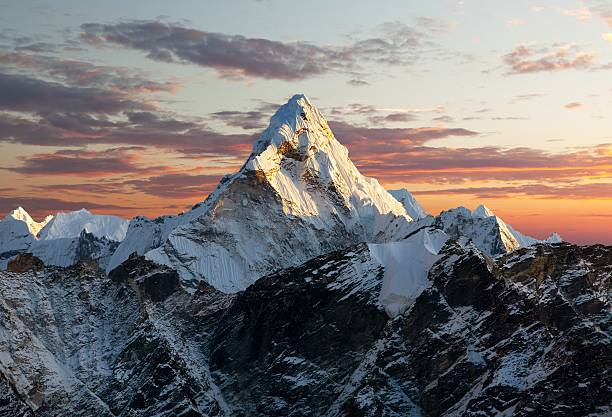
#> input picture tuan4/hinh.jpg, 612 x 417 px; the run also reads 1 picture not shown here
$ jupyter execute tuan4.ipynb
#> lines starting #> are read from the running program, lines starting #| are printed output that depends on the picture
[cell 1]
#bài 1
import os
from PIL import Image
import numpy as np
import matplotlib.pyplot as plt
import cv2

def image_inverse(img):
    return 255 - img

def gamma_correction(img, gamma=2.2):
    img_norm = img / 255.0
    img_gamma = np.power(img_norm, gamma)
    return np.uint8(img_gamma * 255)

def log_transformation(img):
    c = 255 / np.log(1 + np.max(img))
    img_log = c * np.log(1 + img)
    return np.uint8(img_log)

def histogram_equalization(img):
    return cv2.equalizeHist(img)

def contrast_stretching(img):
    a, b = np.min(img), np.max(img)
    stretched = (img - a) * (255 / (b - a))
    return np.uint8(stretched)

def process_and_save(img_path, func, suffix):
    img = Image.open(img_path).convert('L')  # Đọc ảnh và chuyển sang xám
    img_np = np.array(img)
    img_trans = func(img_np)

    # Tạo thư mục output nếu chưa có
    out_folder = './output'
    if not os.path.exists(out_folder):
        os.makedirs(out_folder)

    # Lưu ảnh kết quả
    out_path = os.path.join(out_folder, os.path.basename(img_path).replace('.jpg', f'_{suffix}.jpg'))
    Image.fromarray(img_trans).save(out_path)

    # Hiển thị ảnh
    plt.imshow(img_trans, cmap='gray')
    plt.title(f"{os.path.basename(img_path)} - {suffix}")
    plt.axis('off')
    plt.show()

def main():
    img_path = './hinh.jpg'  # Đường dẫn file ảnh, chỉnh đúng thư mục chứa file nếu cần

    if not os.path.exists(img_path):
        print("Không tìm thấy ảnh:", img_path)
        return

    print("Xử lý ảnh:", img_path)

    # Gọi lần lượt các hàm xử lý và lưu kết quả
    process_and_save(img_path, image_inverse, 'inverse')
#> in image_inverse, `return 255 - img`:
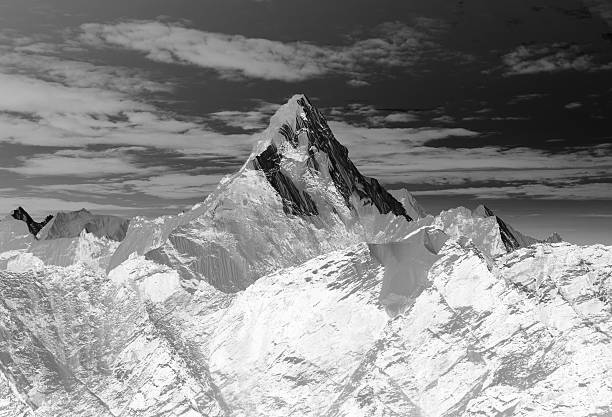
#> returned value: shape (417, 612); min 0, max 255, mean 139.6
    process_and_save(img_path, lambda img: gamma_correction(img, 2.2), 'gamma')
#> call 2 of process_and_save, with img_path = './hinh.jpg', suffix = 'gamma'
#> in process_and_save (call 2), `img_trans = func(img_np)`:
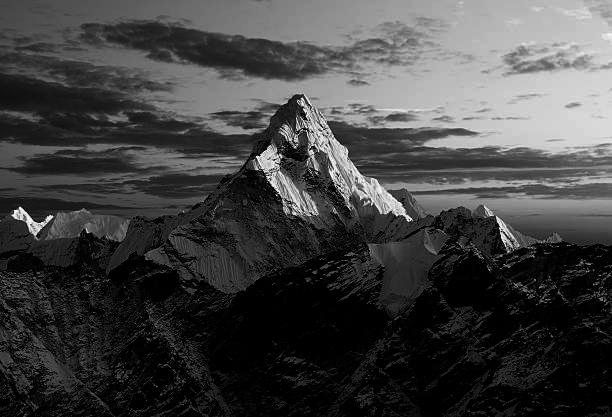
#> img_trans: shape (417, 612); min 0, max 255, mean 65.6
    process_and_save(img_path, log_transformation, 'log')
#> in log_transformation, `c = 255 / np.log(1 + np.max(img))`: c = 45.99
#> in log_transformation, `img_log = c * np.log(1 + img)`:
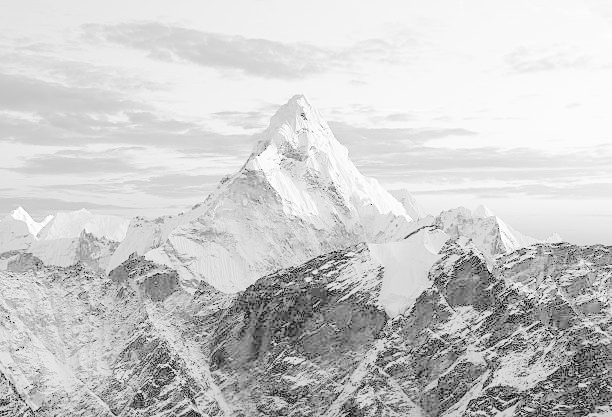
#> img_log: shape (417, 612) float16; 0% of the values are NaN or infinite; the others: min 0, max 255, mean 202.6; drawn with min black, max white, NaN and infinite black
    process_and_save(img_path, histogram_equalization, 'histeq')
#> in histogram_equalization, `return cv2.equalizeHist(img)`:
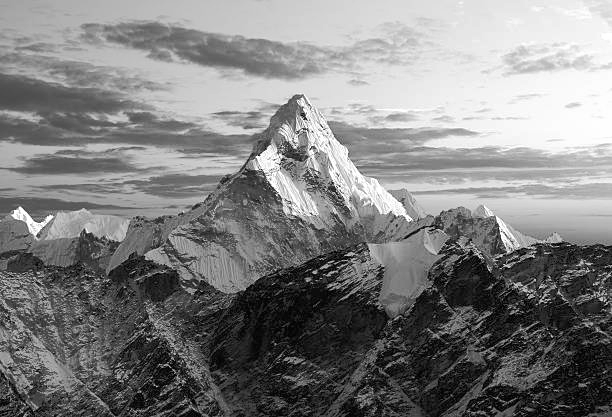
#> returned value: shape (417, 612); min 0, max 255, mean 128
    process_and_save(img_path, contrast_stretching, 'contrast')
#> in contrast_stretching, `a, b = np.min(img), np.max(img)`: a = 0; b = 255

    print("Đã xử lý xong tất cả các phương pháp và lưu kết quả vào thư mục ./output")

if __name__ == "__main__":
    main()

[cell 2]
#bài 2
import os
import numpy as np
import matplotlib.pyplot as plt
from PIL import Image

def fast_fourier_transform(img):
    f = np.fft.fft2(img)
    fshift = np.fft.fftshift(f)
    magnitude_spectrum = 20 * np.log(np.abs(fshift) + 1)  # tránh log(0)
    return np.uint8(magnitude_spectrum)

def butterworth_lowpass(img, d0=30, n=2):
    rows, cols = img.shape
    crow, ccol = rows // 2, cols // 2
    u = np.arange(rows)
    v = np.arange(cols)
    V, U = np.meshgrid(v, u)
    D = np.sqrt((U - crow) ** 2 + (V - ccol) ** 2)
    H = 1 / (1 + (D / d0) ** (2 * n))
    f = np.fft.fft2(img)
    fshift = np.fft.fftshift(f)
    fshift_filtered = fshift * H
    f_ishift = np.fft.ifftshift(fshift_filtered)
    img_back = np.abs(np.fft.ifft2(f_ishift))
    return np.uint8(img_back)

def butterworth_highpass(img, d0=30, n=2):
    rows, cols = img.shape
    crow, ccol = rows // 2, cols // 2
    u = np.arange(rows)
    v = np.arange(cols)
    V, U = np.meshgrid(v, u)
    D = np.sqrt((U - crow) ** 2 + (V - ccol) ** 2)
    H = 1 / (1 + (d0 / (D + 1e-5)) ** (2 * n))  # cộng nhỏ để tránh chia 0
    f = np.fft.fft2(img)
    fshift = np.fft.fftshift(f)
    fshift_filtered = fshift * H
    f_ishift = np.fft.ifftshift(fshift_filtered)
    img_back = np.abs(np.fft.ifft2(f_ishift))
    return np.uint8(img_back)

def process_and_collect(img_path, functions):
    img = Image.open(img_path).convert('L')
    img_np = np.array(img)

    results = []
    for func, suffix in functions:
        img_out = func(img_np)
        results.append((suffix, img_out))

        # Lưu ảnh
        file_root, _ = os.path.splitext(os.path.basename(img_path))
        out_folder = 'output'
        os.makedirs(out_folder, exist_ok=True)
        out_path = os.path.join(out_folder, f"{file_root}_{suffix}.jpg")
        Image.fromarray(img_out).save(out_path)

    return os.path.basename(img_path), results

def main():
    folder = 'exercise'
    os.makedirs(folder, exist_ok=True)

    valid_exts = ('.jpg', '.jpeg', '.png')
    img_files = [os.path.join(folder, f) for f in os.listdir(folder) if f.lower().endswith(valid_exts)]
    if not img_files:
        print("⚠️ Không tìm thấy ảnh trong thư mục 'exercise'. Hãy thêm ảnh .jpg/.jpeg/.png và chạy lại.")
        return

    functions = [
        (fast_fourier_transform, 'fft'),
        (butterworth_lowpass, 'lowpass'),
        (butterworth_highpass, 'highpass')
    ]

    all_results = []
    for img_path in img_files:
        print("🔄 Đang xử lý:", img_path)
        name, results = process_and_collect(img_path, functions)
#> the loop in process_and_collect, `for func, suffix in functions:` made 3 passes
#> pass 1, in fast_fourier_transform, `magnitude_spectrum = 20 * np.log(np.abs(fshift) + 1)`:
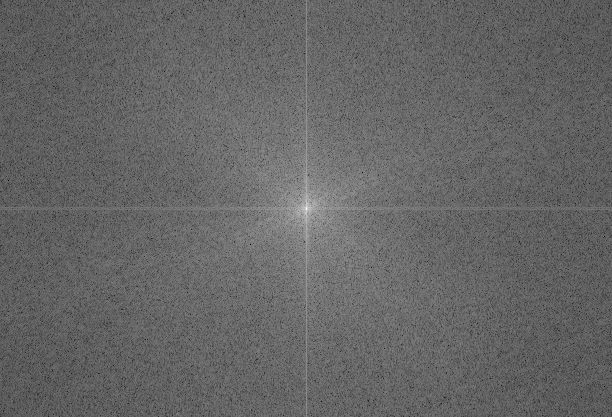
#> magnitude_spectrum: shape (417, 612) float64; min 64.63, max 344, mean 176.1; drawn with min black and max white
#> pass 1, in process_and_collect, `img_out = func(img_np)`:
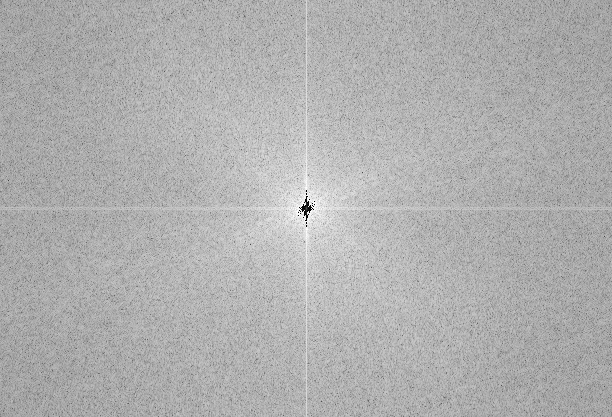
#> img_out: shape (417, 612); min 0, max 255, mean 175.5
#> after the loop in process_and_collect, `for func, suffix in functions:`:
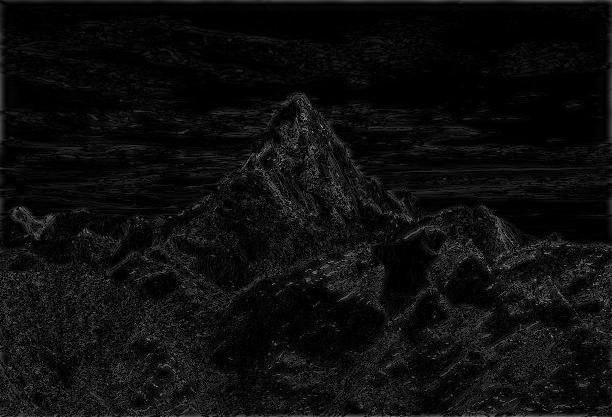
#> img_out: shape (417, 612); min 0, max 170, mean 13.7
#> after the loop in process_and_collect, `for func, suffix in functions:`: results = 3 items
#> name = 'hinh.jpg'; results = 3 items
        all_results.append((name, results))

    print("✅ Đã xử lý xong. Kết quả lưu tại thư mục ./output\n")

    # Hiển thị tất cả kết quả
    for name, results in all_results:
        plt.figure(figsize=(12, 4))
        for i, (suffix, img_result) in enumerate(results):
            plt.subplot(1, len(results), i + 1)
            plt.imshow(img_result, cmap='gray')
            plt.title(f"{name} - {suffix}")
            plt.axis('off')
        plt.tight_layout()
        plt.show()
#> this loop made 1 pass
#> name on pass 1: 'hinh.jpg'

if __name__ == "__main__":
    main()

[cell 3]
#bài 3
import os
import random
import numpy as np
import matplotlib.pyplot as plt
from PIL import Image

# === Các phép biến đổi từ câu 1 ===
def fast_fourier_transform(img_gray):
    f = np.fft.fft2(img_gray)
    fshift = np.fft.fftshift(f)
    magnitude_spectrum = 20 * np.log(np.abs(fshift) + 1)
    return np.uint8(magnitude_spectrum)

# [29 lines left out: functions butterworth_lowpass, butterworth_highpass, not called in this run]

# === Thay đổi thứ tự kênh màu RGB ===
def shuffle_rgb(img_rgb):
    r, g, b = img_rgb.split()
    channels = [r, g, b]
    random.shuffle(channels)
    return Image.merge('RGB', channels)

def main():
    folder = 'exercise'
    os.makedirs(folder, exist_ok=True)

    valid_exts = ('.jpg', '.jpeg', '.png')
    img_files = [os.path.join(folder, f) for f in os.listdir(folder) if f.lower().endswith(valid_exts)]
    if not img_files:
        print("⚠️ Không tìm thấy ảnh trong thư mục 'exercise'. Hãy thêm ảnh .jpg/.jpeg/.png.")
        return

    transforms = [
        (fast_fourier_transform, 'fft'),
        (butterworth_lowpass, 'lowpass'),
        (butterworth_highpass, 'highpass')
    ]

    for img_path in img_files:
        print("📷 Đang xử lý:", img_path)
#| 📷 Đang xử lý: exercise/hinh.jpg
        img = Image.open(img_path).convert('RGB')
#> img is the input picture: PIL image 612x417 RGB; mean R, G, B 118.2, 114.1, 114.3

        # 1. Thay đổi thứ tự màu RGB ngẫu nhiên
        img_shuffled = shuffle_rgb(img)
#> in shuffle_rgb, `r, g, b = img_rgb.split()`:
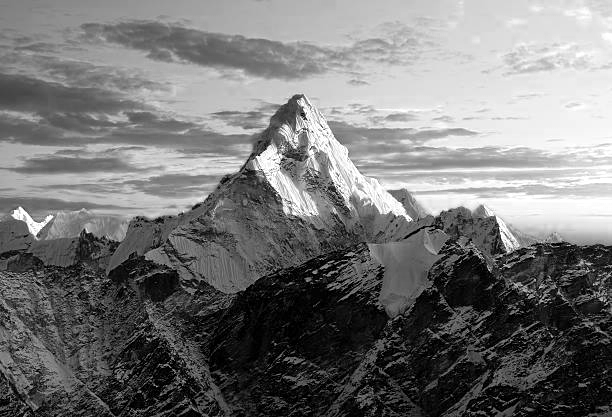
#> r: PIL image 612x417 L; min 0, max 255, mean 118.2

        # 2. Chuyển ảnh về mức xám để áp dụng biến đổi ảnh
        img_gray = img_shuffled.convert('L')
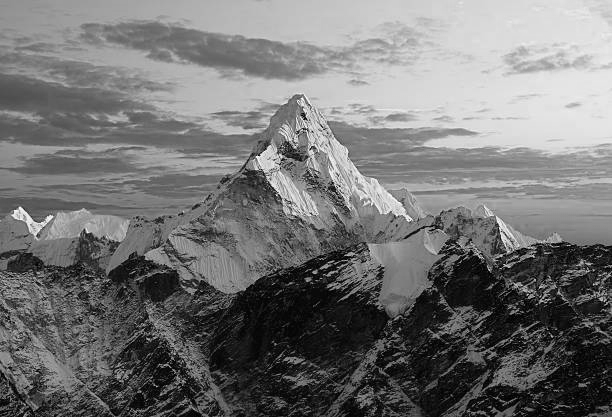
#> img_gray: PIL image 612x417 L; min 0, max 255, mean 115.5
        img_np = np.array(img_gray)

        # 3. Chọn phép biến đổi ngẫu nhiên từ câu 1
        func, suffix = random.choice(transforms)
        img_result = func(img_np)

        # 4. Lưu kết quả
        out_folder = 'output'
        os.makedirs(out_folder, exist_ok=True)
        file_root, _ = os.path.splitext(os.path.basename(img_path))
        out_path = os.path.join(out_folder, f"{file_root}_shuffled_{suffix}.jpg")
        Image.fromarray(img_result).save(out_path)

        # 5. Hiển thị kết quả
        plt.imshow(img_result, cmap='gray')
        plt.title(f"{file_root} - shuffled RGB + {suffix}")
        plt.axis('off')
        plt.show()

    print("✅ Đã xử lý xong tất cả ảnh. Kết quả lưu trong thư mục ./output")

if __name__ == "__main__":
    main()

[cell 4]
#bài 4
import os
import random
import numpy as np
import matplotlib.pyplot as plt
from PIL import Image, ImageFilter

# === Các phép biến đổi tần số ===
# [14 lines left out: function butterworth_lowpass, not called in this run]

def butterworth_highpass(img_gray, d0=30, n=2):
    rows, cols = img_gray.shape
    crow, ccol = rows // 2, cols // 2
    u = np.arange(rows)
    v = np.arange(cols)
    V, U = np.meshgrid(v, u)
    D = np.sqrt((U - crow)**2 + (V - ccol)**2)
    H = 1 / (1 + (d0 / (D + 1e-5))**(2 * n))  # +1e-5 để tránh chia 0
    f = np.fft.fft2(img_gray)
    fshift = np.fft.fftshift(f)
    fshift_filtered = fshift * H
    f_ishift = np.fft.ifftshift(fshift_filtered)
    img_back = np.abs(np.fft.ifft2(f_ishift))
    return np.uint8(img_back)

# === Thay đổi thứ tự RGB ===
def shuffle_rgb(img_rgb):
    r, g, b = img_rgb.split()
    channels = [r, g, b]
    random.shuffle(channels)
    return Image.merge('RGB', channels)

# === Min & Max filter ===
def apply_min_filter(img_array):
    img = Image.fromarray(img_array)
    return np.array(img.filter(ImageFilter.MinFilter(size=3)))

def apply_max_filter(img_array):
    img = Image.fromarray(img_array)
    return np.array(img.filter(ImageFilter.MaxFilter(size=3)))

def main():
    folder = 'exercise'
    os.makedirs(folder, exist_ok=True)

    valid_exts = ('.jpg', '.jpeg', '.png')
    img_files = [os.path.join(folder, f) for f in os.listdir(folder) if f.lower().endswith(valid_exts)]

    if not img_files:
        print("⚠️ Không tìm thấy ảnh hợp lệ trong thư mục 'exercise'.")
        return

    transforms = [
        (butterworth_lowpass, 'lowpass', apply_min_filter),
        (butterworth_highpass, 'highpass', apply_max_filter)
    ]

    for img_path in img_files:
        print("📷 Đang xử lý:", img_path)
#| 📷 Đang xử lý: exercise/hinh.jpg
        img_rgb = Image.open(img_path).convert('RGB')

        # 1. Đảo trộn kênh màu RGB
        img_shuffled = shuffle_rgb(img_rgb)

        # 2. Chuyển sang ảnh xám để xử lý tần số
        img_gray = img_shuffled.convert('L')
        img_np = np.array(img_gray)

        # 3. Chọn phép biến đổi và bộ lọc phù hợp
        freq_func, suffix, filter_func = random.choice(transforms)

        # 4. Biến đổi tần số
        freq_result = freq_func(img_np)

        # 5. Áp dụng Min hoặc Max Filter
        filtered_result = filter_func(freq_result)
#> in apply_max_filter, `return np.array(img.filter(ImageFilter.MaxFilter(size=3)))`:
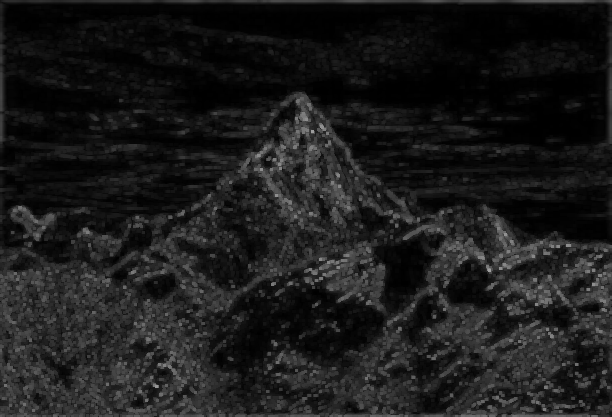
#> returned value: shape (417, 612); min 0, max 159, mean 27.1

        # 6. Lưu ảnh
        out_folder = 'output'
        os.makedirs(out_folder, exist_ok=True)
        file_root, _ = os.path.splitext(os.path.basename(img_path))
        out_path = os.path.join(out_folder, f"{file_root}_shuffled_{suffix}_filtered.jpg")
        Image.fromarray(filtered_result).save(out_path)

        # 7. Hiển thị ảnh
        plt.imshow(filtered_result, cmap='gray')
        plt.title(f"{file_root} - {suffix} + filter")
        plt.axis('off')
        plt.show()

    print("✅ Hoàn tất xử lý tất cả ảnh. Kết quả lưu trong thư mục ./output")

if __name__ == "__main__":
    main()
